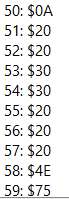
#> input picture imgPrueba.PNG, 69 x 199 px, found by its file name
$ python ImgTextconverter.py
#> lines starting #> are read from the running program, lines starting #| are printed output that depends on the picture; after the words box and inside, x2 and y2 are one past the last pixel; in counts of white or black regions, pixels touching at a corner belong together
# -*- coding: utf-8 -*-
"""
Created on Sun Jan 17 18:46:17 2021

@author: user
"""

import cv2
import pytesseract


pytesseract.pytesseract.tesseract_cmd = r'C:\Program Files\Tesseract-OCR\tesseract.exe'


def extraerTexto(imagenDir):

#> called with imagenDir = 'imgPrueba.png'
    scale_percent = 200
    imgOriginal  = cv2.imread(imagenDir)
#> imgOriginal is the input picture: shape (199, 69, 3); mean B, G, R 229.6, 229.5, 229.4
    gray_img = cv2.cvtColor(imgOriginal,cv2.COLOR_BGR2GRAY)
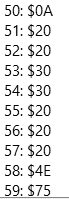
#> gray_img: shape (199, 69); min 0, max 255, mean 229.5
    #calculate the 50 percent of original dimensions
    width = int(gray_img.shape[1] * scale_percent / 100)
#> width = 138
    height = int(gray_img.shape[0] * scale_percent / 100)
#> height = 398
    gray_img = cv2.resize(gray_img,(width, height))
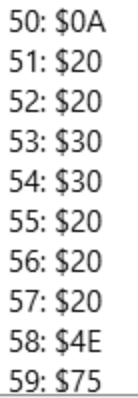
#> gray_img: shape (398, 138); min 17, max 255, mean 229.5
    _,img = cv2.threshold(gray_img,150,255,cv2.THRESH_BINARY)
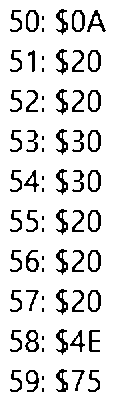
#> img: shape (398, 138); 89.4% white; black in thin lines or dots, all inside (x1, y1, x2, y2) = (10, 9, 106, 392)

#> (the run stopped early here; a loop or call above may not have finished)

$ run again, with imgPrueba4.PNG copied over imgPrueba.PNG
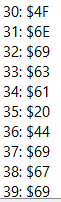
#> input picture imgPrueba4.PNG, 61 x 202 px, found by its file name
#> in extraerTexto, imgOriginal is the input picture: shape (202, 61, 3); mean B, G, R 226.9, 226.7, 226.7
#> in extraerTexto, `gray_img = cv2.resize(gray_img,(width, height))`:
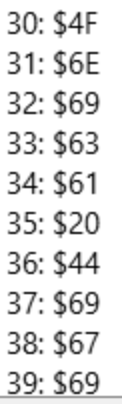
#> gray_img: shape (404, 122); min 19, max 255, mean 226.7
#> in extraerTexto, `_,img = cv2.threshold(gray_img,150,255,cv2.THRESH_BINARY)`:
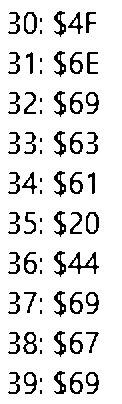
#> img: shape (404, 122); 88.1% white; black in thin lines or dots, all inside (x1, y1, x2, y2) = (8, 11, 99, 394)

$ run again, with imgPrueba5.PNG copied over imgPrueba.PNG
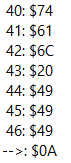
#> input picture imgPrueba5.PNG, 71 x 163 px, found by its file name
#> in extraerTexto, imgOriginal is the input picture: shape (163, 71, 3); mean B, G, R 231.9, 231.7, 231.9
#> in extraerTexto, `gray_img = cv2.resize(gray_img,(width, height))`:
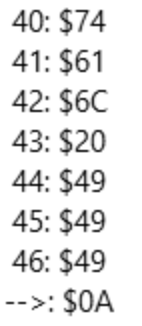
#> gray_img: shape (326, 142); min 17, max 255, mean 231.8
#> in extraerTexto, `_,img = cv2.threshold(gray_img,150,255,cv2.THRESH_BINARY)`:
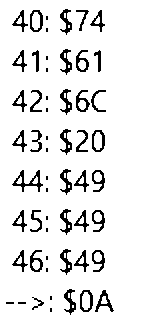
#> img: shape (326, 142); 90.1% white; black in thin lines or dots, all inside (x1, y1, x2, y2) = (6, 9, 114, 315)
